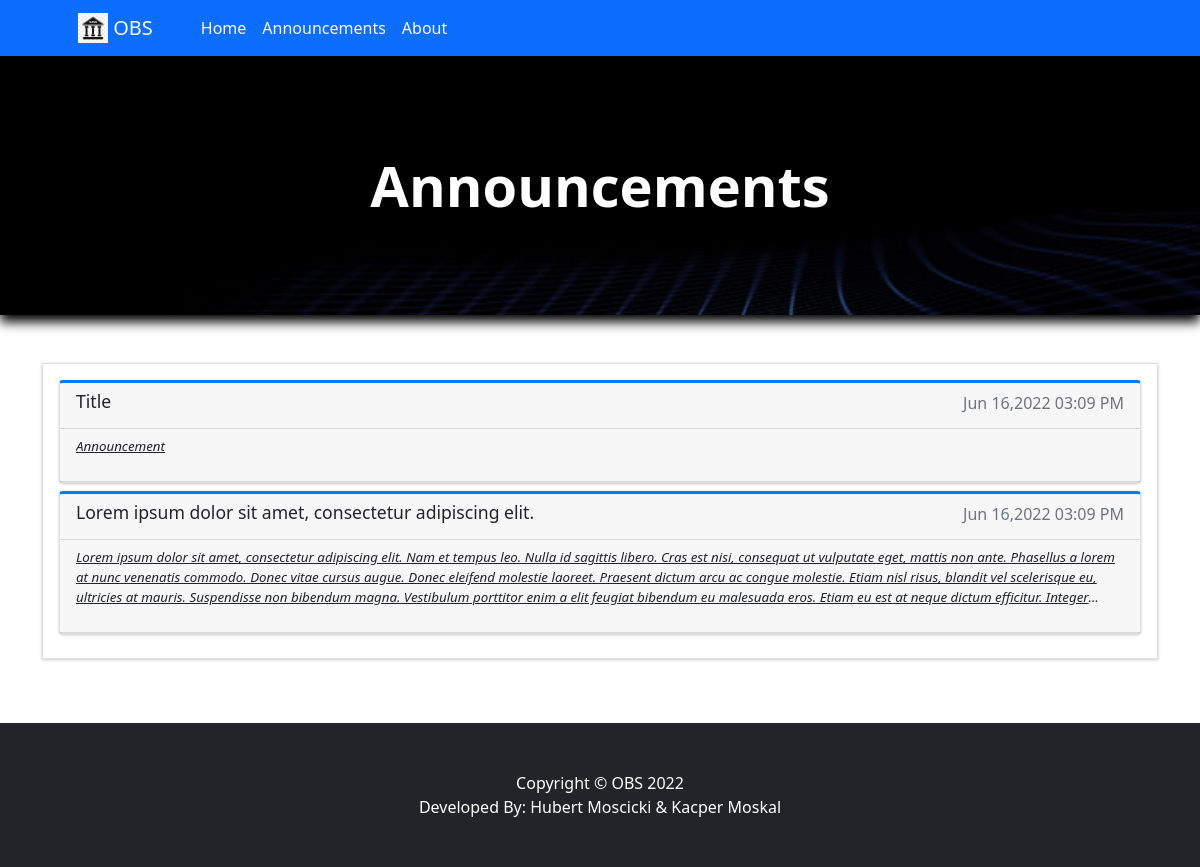
The app's page /?p=announcements with its own data.
### tables this page shows
CREATE TABLE `announcements` (
  `id` int(30) NOT NULL,
  `title` text NOT NULL,
  `announcement` text NOT NULL,
  `date_created` datetime NOT NULL DEFAULT current_timestamp(),
  `date_updated` datetime DEFAULT NULL ON UPDATE current_timestamp()
);

### announcements.php (the view, shortened to what this page needs)
 <header class="bg-dark py-5" id="main-header">
    <div class="container px-4 px-lg-5 my-5">
        <div class="text-center text-white">
            <h1 class="display-4 fw-bolder">Announcements</h1>
        </div>
    </div>
</header>
<section class="py-5">
    <div class="container">
        <div class="card rounded-0">
            <div class="card-body">
               <?php
               $qry = $conn->query("SELECT * FROM `announcements` order by unix_timestamp(date_created) desc");
               while($row = $qry->fetch_assoc()):
                    $row['announcement'] = strip_tags(stripslashes(html_entity_decode($row['announcement'])))
                ?>
                <a class="card text-dark card-outline card-primary mb-2 view_data" href="javascript:void(0)" data-id='<?php echo $row['id'] ?>' data-title='<?php echo $row['title'] ?>' >
                    <div class="card-header">
                        <h5 class="card-title"><?php echo $row['title'] ?></h5>
                        <span class="float-right text-muted"><?php echo date("M d,Y h:i A",strtotime($row['date_created'])) ?></span>
                    </div>
                    <div class="card-header">
                        <p class="truncate"><?php echo $row['announcement'] ?></p>
                    </div>
                </a>
                <?php endwhile; ?>
            </div>
        </div>
    </div>
</section>

### records on screen
announcements: title "Title", date_created "Jun 16,2022 03:09 PM", announcement "Announcement"
announcements: title "Lorem ipsum dolor sit amet, consectetur adipiscing elit.", date_created "Jun 16,2022 03:09 PM", announcement "Lorem ipsum dolor sit amet, consectetur adipiscing elit. Nam et tempus leo. Nulla id sagittis libero. Cras est nisi, consequat ut vulputate eget, mattis non ante. Phasellus a lorem at nunc venenatis commodo. Donec vitae cursus augue. Donec eleifend molestie laoreet. Praesent dictum arcu ac congue molestie. Etiam nisl risus, blandit vel scelerisque eu, ultricies at mauris. Suspendisse non bibendum magna. Vestibulum porttitor enim a elit feugiat bibendum eu malesuada eros. Etiam eu est at neque dictum efficitur.…"

### other values on screen
$_settings->info('short_name') "OBS"
